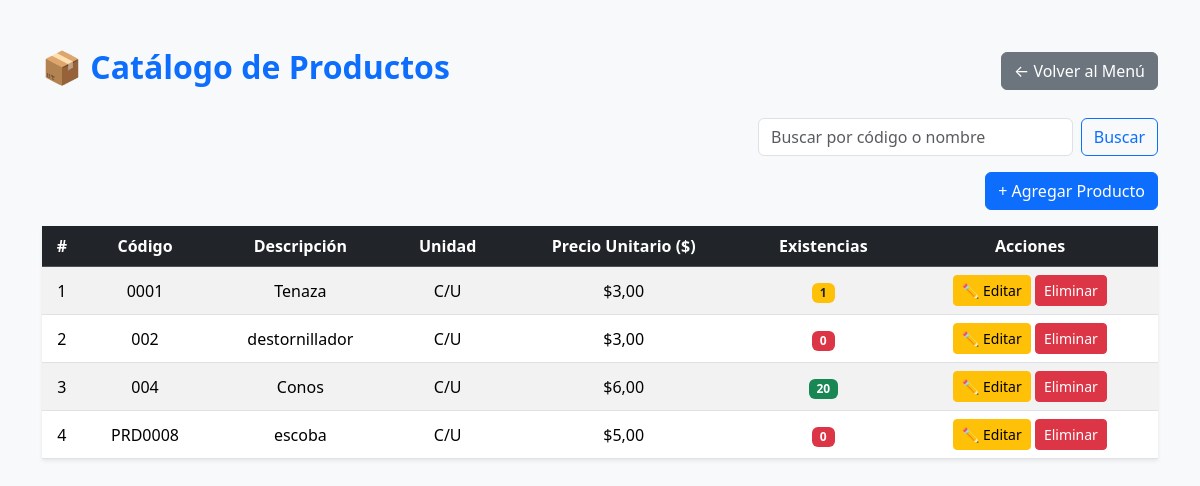
/productos/ (signed in), run on an earlier commit of the app's database.
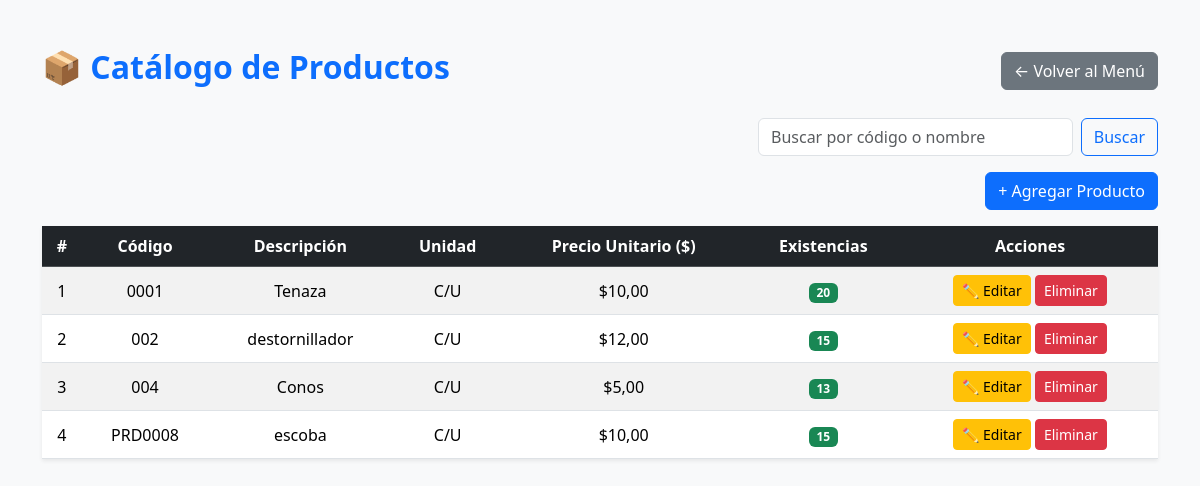
And on a later commit of the database.
### Modulos/Facturacion/models.py (models this page shows, shortened)
class Producto(models.Model):
    empresa = models.ForeignKey(Empresa, on_delete=models.CASCADE, null=True, blank=True)
    codigo = models.CharField(max_length=20)
    descripcion = models.CharField(max_length=150)
    unidad_medida = models.CharField(max_length=10, default='C/U')
    precio_unitario = models.DecimalField(max_digits=10, decimal_places=2)
    inventario = models.IntegerField(default=0, editable=False)

### Modulos/Facturacion/views.py (the view)
# urls.py: path('productos/', views.lista_productos, name='lista_productos'),
@login_required
def lista_productos(request):
    query = request.GET.get('q', '')
    productos = Producto.objects.all().order_by('codigo')
    if query:
        productos = productos.filter(
            Q(codigo__icontains=query) |
            Q(descripcion__icontains=query)
        )
    return render(request, 'Facturacion/productos.html', {
        'productos': productos,
        'query': query
    })

### Modulos/Facturacion/templates/Facturacion/productos.html (shortened to what this page needs)
{% load static %}
<!DOCTYPE html>
<html lang="es">
<head>
    <link href="https://cdn.jsdelivr.net/npm/bootstrap@5.3.3/dist/css/bootstrap.min.css" rel="stylesheet">
</head>
<body class="bg-light">
<div class="container mt-5">
    <div class="d-flex justify-content-between align-items-center mb-4">
        <h2 class="fw-bold text-primary">📦 Catálogo de Productos</h2>
        <a href="{% url 'menu_catalogos' %}" class="btn btn-secondary">← Volver al Menú</a>
    </div>
    <form method="get" class="d-flex mb-3" style="max-width: 400px; margin-left:auto;">
        <input type="text" name="q" class="form-control" placeholder="Buscar por código o nombre" value="{{ query|default:'' }}">
        <button class="btn btn-outline-primary ms-2">Buscar</button>
    </form>
    <div class="d-flex justify-content-end mb-3">
        <button class="btn btn-primary" data-bs-toggle="modal" data-bs-target="#modalProducto">
            + Agregar Producto
        </button>
    </div>
    <table class="table table-hover table-striped align-middle text-center shadow-sm">
        <thead class="table-dark">
            <tr>
                <th>#</th>
                <th>Código</th>
                <th>Descripción</th>
                <th>Unidad</th>
                <th>Precio Unitario ($)</th>
                <th>Existencias</th>
                <th>Acciones</th>
            </tr>
        </thead>
        <tbody>
            {% for producto in productos %}
            <tr>
                <td>{{ forloop.counter }}</td>
                <td>{{ producto.codigo }}</td>
                <td>{{ producto.descripcion }}</td>
                <td>{{ producto.unidad_medida }}</td>
                <td>${{ producto.precio_unitario }}</td>
                <td>
                    {% if producto.inventario > 10 %}
                        <span class="badge bg-success">{{ producto.inventario }}</span>
                    {% elif producto.inventario > 0 %}
                        <span class="badge bg-warning text-dark">{{ producto.inventario }}</span>
                    {% else %}
                        <span class="badge bg-danger">0</span>
                    {% endif %}
                </td>
                <td>
                    <button class="btn btn-sm btn-warning"
                            data-bs-toggle="modal"
                            data-bs-target="#modalEditarProducto"
                            data-url="{% url 'editar_producto' producto.id %}">
                        ✏️ Editar
                    </button>
                    <a href="{% url 'eliminar_producto' producto.id %}" class="btn btn-sm btn-danger"
                       onclick="return confirm('¿Estás seguro de eliminar este producto?');">Eliminar</a>
                </td>
            </tr>
            {% empty %}
            <tr>
                <td colspan="7" class="text-muted">No hay productos registrados.</td>
            </tr>
            {% endfor %}
        </tbody>
    </table>
</div>
</body>
</html>

What changed in the data, as far as the page shows it:
changed Producto "Tenaza": precio_unitario "3,00" → "10,00"; inventario "1" → "20"
changed Producto "destornillador": precio_unitario "3,00" → "12,00"; inventario (not shown) → "15"; no longer shows "0"
changed Producto "Conos": precio_unitario "6,00" → "5,00"; inventario "20" → "13"
changed Producto "PRD0008": precio_unitario "5,00" → "10,00"; inventario (not shown) → "15"; no longer shows "0"
